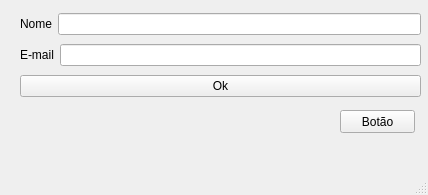
<?xml version="1.0" encoding="UTF-8"?>
<ui version="4.0">
 <class>MainWindow</class>
 <widget class="QMainWindow" name="MainWindow">
  <property name="geometry">
   <rect>
    <x>0</x>
    <y>0</y>
    <width>428</width>
    <height>195</height>
   </rect>
  </property>
  <property name="windowTitle">
   <string>MainWindow</string>
  </property>
  <widget class="QWidget" name="centralwidget">
   <widget class="QPushButton" name="pushButton_2">
    <property name="geometry">
     <rect>
      <x>650</x>
      <y>290</y>
      <width>75</width>
      <height>23</height>
     </rect>
    </property>
    <property name="text">
     <string>PushButton</string>
    </property>
   </widget>
   <widget class="QPushButton" name="pushButton">
    <property name="geometry">
     <rect>
      <x>340</x>
      <y>110</y>
      <width>75</width>
      <height>23</height>
     </rect>
    </property>
    <property name="text">
     <string>Botão</string>
    </property>
   </widget>
   <widget class="QWidget" name="">
    <property name="geometry">
     <rect>
      <x>20</x>
      <y>10</y>
      <width>401</width>
      <height>91</height>
     </rect>
    </property>
    <layout class="QVBoxLayout" name="verticalLayout">
     <item>
      <layout class="QHBoxLayout" name="horizontalLayout_2">
       <item>
        <widget class="QLabel" name="label_2">
         <property name="text">
          <string>Nome</string>
         </property>
        </widget>
       </item>
       <item>
        <widget class="QLineEdit" name="txt_nome"/>
       </item>
      </layout>
     </item>
     <item>
      <layout class="QHBoxLayout" name="horizontalLayout">
       <item>
        <widget class="QLabel" name="label">
         <property name="text">
          <string>E-mail</string>
         </property>
        </widget>
       </item>
       <item>
        <widget class="QLineEdit" name="txt_email"/>
       </item>
      </layout>
     </item>
     <item>
      <widget class="QPushButton" name="bto_ok">
       <property name="text">
        <string>Ok</string>
       </property>
      </widget>
     </item>
    </layout>
   </widget>
  </widget>
  <widget class="QMenuBar" name="menubar">
   <property name="geometry">
    <rect>
     <x>0</x>
     <y>0</y>
     <width>428</width>
     <height>21</height>
    </rect>
   </property>
  </widget>
  <widget class="QStatusBar" name="statusbar"/>
 </widget>
 <resources/>
 <connections/>
</ui>
